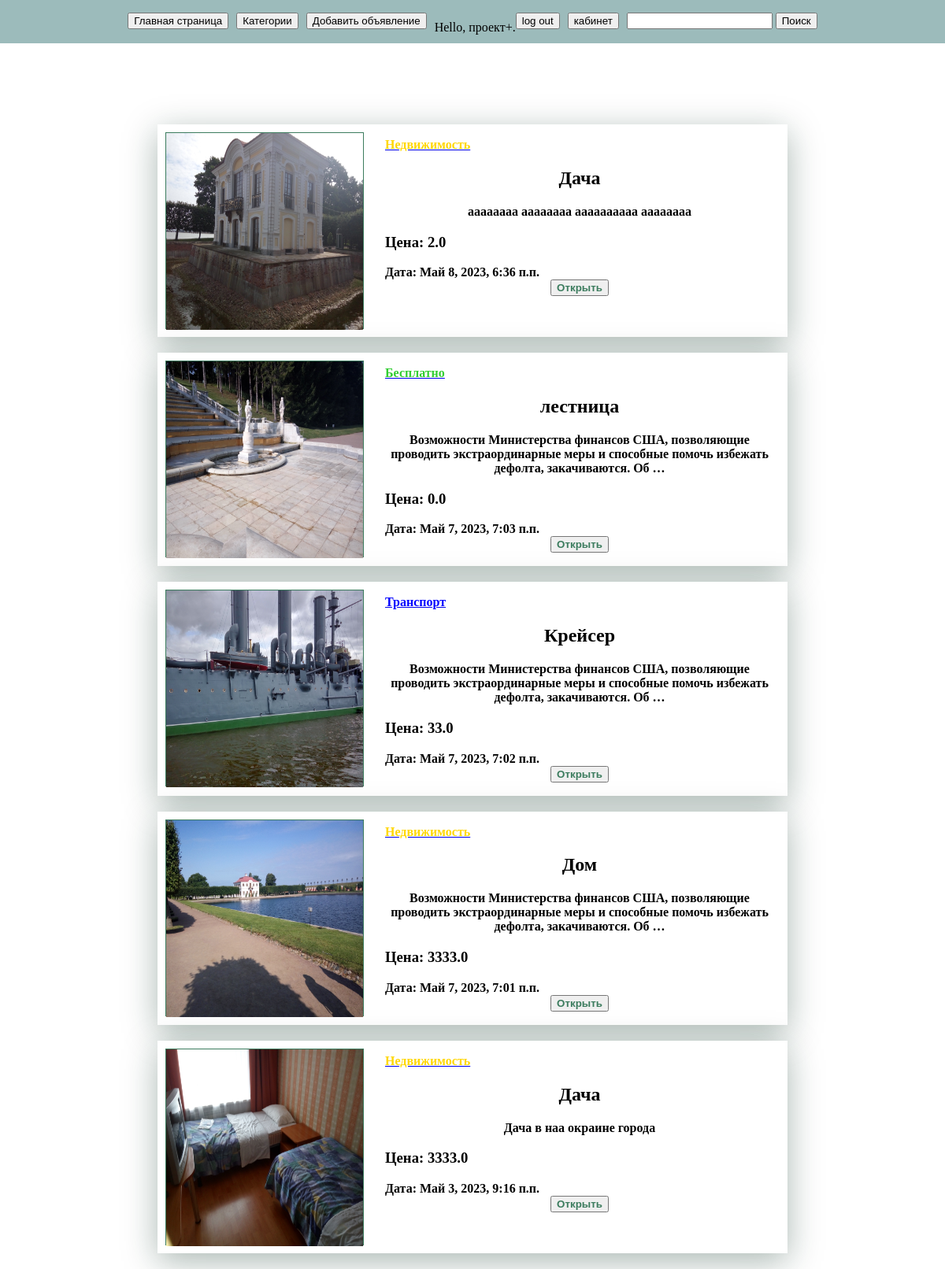
The app's page / (signed in) with its own data.
### learning_logs/models.py (models this page shows, shortened)
class Объявление(models.Model):
    категория = models.ForeignKey(Категория,on_delete=models.PROTECT)#нельзя удалить окуда есть записи
    товар = models.CharField(max_length=200)
    фото = models.ImageField(upload_to="photos/%Y/%m/%d/",blank=True)
    описание_товара = models.TextField(max_length=300)
    цена = models.FloatField(blank=True,)#хранит, значение типа Number, которое представляет число с плавающей точкой
    дата = models.DateTimeField(auto_now_add=True)
    wner = models.ForeignKey(User,on_delete=models.CASCADE,null=True)
    телефон = models.CharField(max_length=20)
    адрес = models.CharField(max_length=100)
    число = models.IntegerField(null=True)#хранит значение типа Number, которое представляет целочисленное значение
    class Meta:
        verbose_name_plural = 'Объявления'
        ordering = ['-дата']

class Категория(models.Model):
    категория = models.CharField(max_length=50)
    class Meta:
        verbose_name_plural = 'Категории'
    def __str__(self):
        return self.категория

### learning_logs/views.py (the view)
# urls.py: path('', views.index, name='index'),
def index(request):
    категории = Категория.objects.all()
    объявлении = Объявление.objects.all()
    context = {"категории":категории,"объявлении":объявлении,"цвет":цвет}
    return render(request, 'learning_logs/index.html',context)

### learning_logs/templates/learning_logs/index.html
﻿{% extends "learning_logs/base.html" %}
{% block content %}
{% for й in объявлении %}
<div  class="запись">
	<div class="фото">
	{% if й.фото %}
 		<img src="{{й.фото.url}}" width="250" height="250">
	{% endif %}
	</div>
	<div class="текст">
	{% if й.категория.pk == 1 %}
		<a href="{% url 'learning_logs:открыть_категорию' й.категория.pk %}" ><font color={{цвет.0}}>{{й.категория}}</font></a>
		{% elif й.категория.pk == 2 %}
		<a href="{% url 'learning_logs:открыть_категорию' й.категория.pk %}" ><font color={{цвет.1}}>{{й.категория}}</font></a>
		{% elif й.категория.pk == 3 %}
		<a href="{% url 'learning_logs:открыть_категорию' й.категория.pk %}" ><font color={{цвет.2}}>{{й.категория}}</font></a>
	{% endif %}
	<center><h2 class="qq">{{ й.товар }}</h2></center>
	<center>{{ й.описание_товара|linebreaks|truncatewords:15 }}</center>
	<h3>Цена: {{ й.цена }}</h3>
	Дата: {{ й.дата }}
	<center><a href="{% url 'learning_logs:открыть' й.pk %}"> <button class="кнопка_от">Открыть</button> </a></center>
	</div>
</div>
{% endfor %}
{% endblock content %}

### learning_logs/templates/learning_logs/base.html (shortened to what this page needs)
﻿<!DOCTYPE html>
{% load static %}
<html lang="en">
<head>
	<link rel="stylesheet" href="/media/static/main.css">
</head>
<body>
<div class="ссылки">
	<a href="{% url 'learning_logs:index' %}"><button>Главная страница</button></a>
	<a href="{% url 'learning_logs:категории' %}"><button>Категории</button></a>
	<a href="{% url 'learning_logs:новое_объявление' %}"><button>Добавить объявление</button></a>
	{% if user.is_authenticated %}
	    	Hello, {{ user.username }}.
	<a href="{% url 'users:logout' %}"><button>log out</button></a>
 		{% else %}
	<a href="{% url 'users:register' %}"><button>register</button></a>
	   	<a href="{% url 'users:login' %}"><button>log in</button></a>
 		{% endif %}
	<a href="{% url 'learning_logs:кабинет' %}"><button>кабинет</button> </a>
<form method="POST" action="поиск" >
        <p>
            <input type="text" name="имя" />
	    <input type="submit" value="Поиск" >
        </p>
</form >
</div>
<div class="block">
{% block content %}{% endblock content %}
</div>
</body>
</html>

### media/static/main.css (style rules this page uses)
body { margin: 0; }
.ссылки { width: 100%; height: 55px; background-color: rgb(156, 187, 187); display: flex; justify-content: center; align-items: center; position: fixed; top: 0; flex-wrap: wrap; }
.ссылки a { margin-right: 10; margin-bottom: 16; }
.block { padding: 20px; max-width: 1110px; margin-left: auto; margin-right: auto; margin-top: 100px; }
.запись { display: flex; padding: 10px; max-width: 800px; margin-left: auto; margin-right: auto; background-color: white; box-shadow: 0px 10px 40px rgba(11, 48, 34, 0.35); margin-top: 20; }
.запись button { color: #3c7c5e; font-weight: bold; }
.фото { border: 1px solid #3c7c5e; max-height: 250; }
.текст { font-weight: bold; margin-left: 20; width: 555; padding: 7px; }

### records on screen
Объявление: фото (picture), категория.категория "Недвижимость", товар "Дача", описание_товара "аааааааа аааааааа аааааааааа аааааааа", цена "2.0", дата "Май 8, 2023, 6:36 п.п."
Объявление: фото (picture), категория.категория "Бесплатно", товар "лестница", описание_товара "Возможности Министерства финансов США, позволяющие проводить экстраординарные меры и способные помочь избежать дефолта, закачиваются. Об …", цена "0.0", дата "Май 7, 2023, 7:03 п.п."
Объявление: фото (picture), категория.категория "Транспорт", товар "Крейсер", описание_товара "Возможности Министерства финансов США, позволяющие проводить экстраординарные меры и способные помочь избежать дефолта, закачиваются. Об …", цена "33.0", дата "Май 7, 2023, 7:02 п.п."
Объявление: фото (picture), категория.категория "Недвижимость", товар "Дом", описание_товара "Возможности Министерства финансов США, позволяющие проводить экстраординарные меры и способные помочь избежать дефолта, закачиваются. Об …", цена "3333.0", дата "Май 7, 2023, 7:01 п.п."
Объявление: фото (picture), категория.категория "Недвижимость", товар "Дача", описание_товара "Дача в наа окраине города", цена "3333.0", дата "Май 3, 2023, 9:16 п.п."

### other values on screen
{{ user.username }} "проект+"
